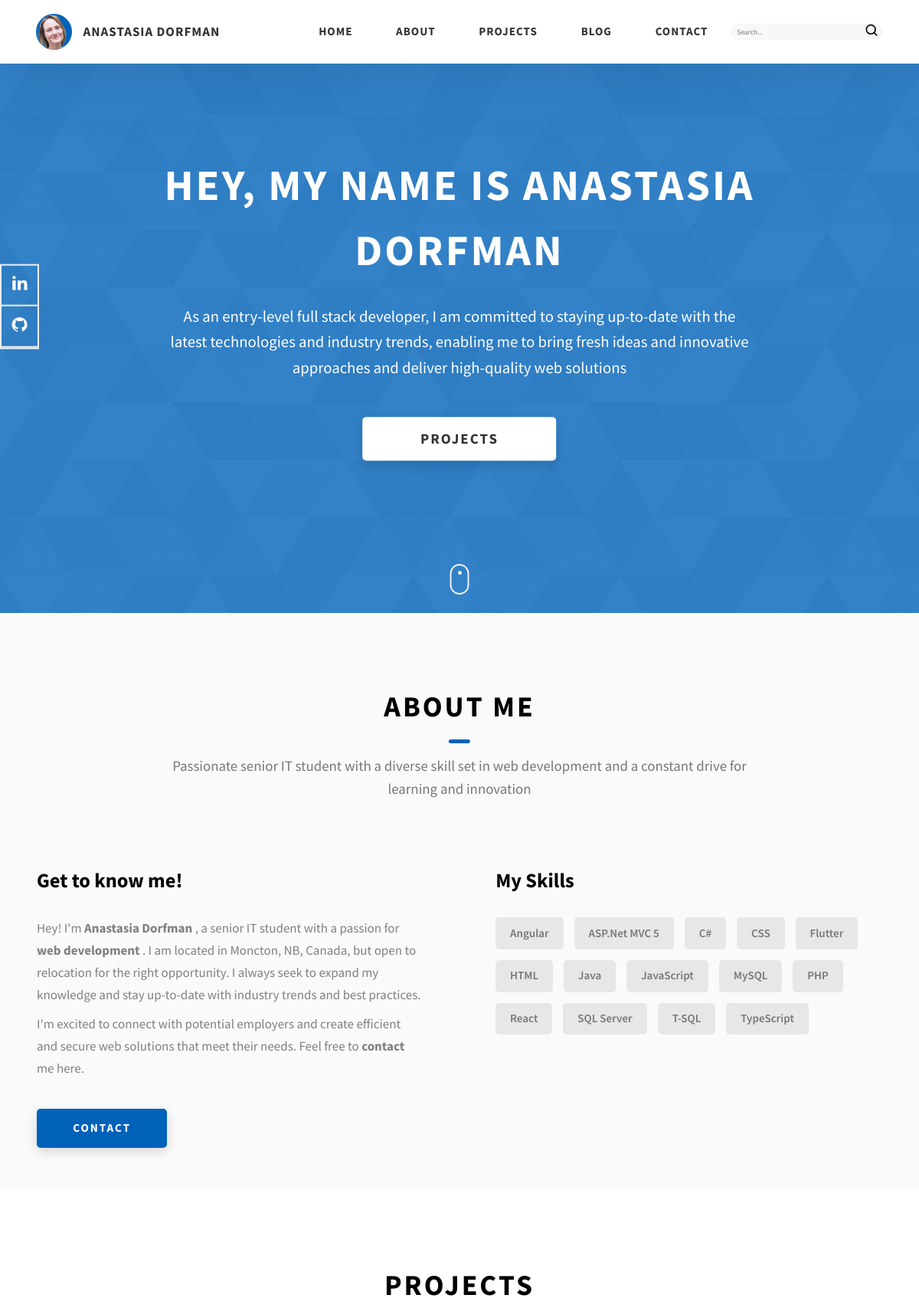
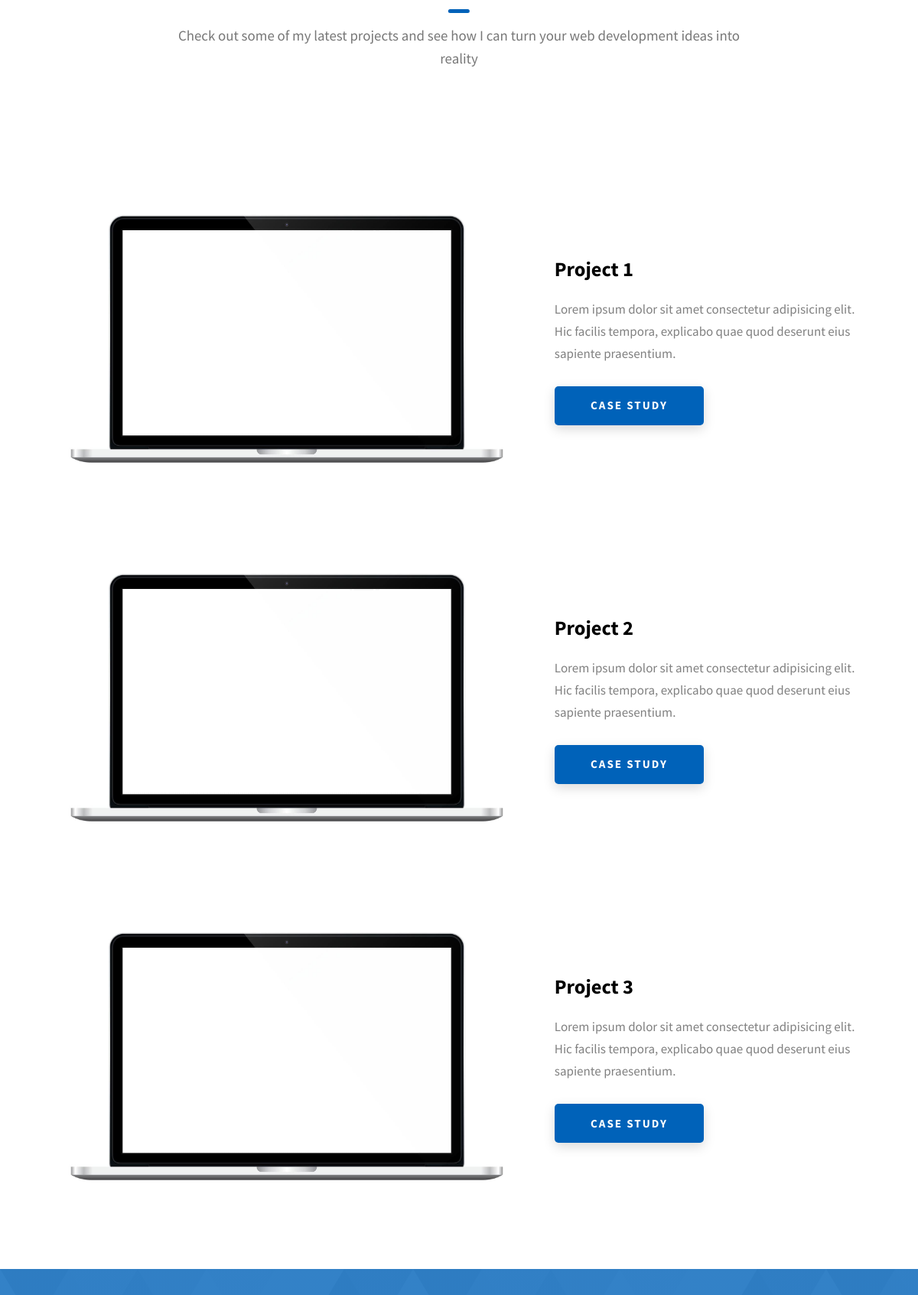
The page / (upper part) on the database its author committed (2 pictures, top to bottom).
### tables this page shows
CREATE TABLE `skills` (
  `name` varchar(255) NOT NULL,
  PRIMARY KEY (`name`)
);

### www/includes/functions.php (the view, shortened to what this page needs)
<?php
function getSkills()
{
	try {
		$con = $GLOBALS['con'];
		$sql = "SELECT * FROM skills";
		$result = $con->query($sql);
		if ($result->num_rows > 0) {
			echo '<div class="skills">';
			while ($row = $result->fetch_assoc()) {
				echo '<div class="skills__skill">'.$row['name'].'</div>';
			}
			echo '</div>';
		}
	} catch (Exception $ex) {
	}
}

### www/index.php (shortened to what this page needs)
<!DOCTYPE html>
<html lang="en">
<head>
  <link rel="stylesheet" href="includes/css/style.css" />
</head>
<body>
  <?php
  include "includes/header.php";
  include "includes/functions.php";
  ?>
  <section class="home-hero">
    <div class="home-hero__content">
      <h1 class="heading-primary">Hey, My name is Anastasia Dorfman</h1>
      <div class="home-hero__info">
        <p class="text-primary">
          As an entry-level full stack developer, I am committed to staying up-to-date with the latest technologies and industry trends,
          enabling me to bring fresh ideas and innovative approaches and deliver high-quality web solutions
        </p>
      </div>
      <div class="home-hero__cta">
        <a href="./#projects" class="btn btn--bg">Projects</a>
      </div>
    </div>
    <div class="home-hero__socials">
      <div class="home-hero__social">
        <a href="https://www.linkedin.com/in/anastasiadorfman/" class="home-hero__social-icon-link">
          <img src="./assets/icons/linkedin-ico.png" alt="icon" class="home-hero__social-icon" />
        </a>
      </div>
      <div class="home-hero__social">
        <a href="https://github.com/anastasia-dorfman" class="home-hero__social-icon-link">
          <img src="./assets/icons/github-ico.png" alt="icon" class="home-hero__social-icon" />
        </a>
      </div>
    </div>
    <div class="home-hero__mouse-scroll-cont">
      <div class="mouse"></div>
    </div>
  </section>
  <section id="about" class="about sec-pad">
    <div class="main-container">
      <h2 class="heading heading-sec heading-sec__mb-med">
        <span class="heading-sec__main">About Me</span>
        <span class="heading-sec__sub">
          Passionate senior IT student with a diverse skill set in web development and a constant drive for learning and innovation
        </span>
      </h2>
      <div class="about__content">
        <div class="about__content-main">
          <h3 class="about__content-title">Get to know me!</h3>
          <div class="about__content-details">
            <p class="about__content-details-para">
              Hey! I'm <strong>Anastasia Dorfman</strong> , a senior IT student with a passion for <strong> web development </strong>. I am
              located in Moncton, NB, Canada, but open to relocation for the right opportunity.
              I always seek to expand my knowledge and stay up-to-date with industry trends and best practices.
            </p>
            <p class="about__content-details-para">
              I'm excited to connect with potential employers and create efficient and secure web solutions that meet their needs.
              Feel free to <strong>contact</strong> me here.
            </p>
          </div>
          <a href="./#contact" class="btn btn--med btn--theme dynamicBgClr">Contact</a>
        </div>
        <div class="about__content-skills">
          <h3 class="about__content-title">My Skills</h3>
          <?php
          getSkills();
          ?>
        </div>
      </div>
    </div>
  </section>
  <section id="projects" class="projects sec-pad">
    <div class="main-container">
      <h2 class="heading heading-sec heading-sec__mb-bg">
        <span class="heading-sec__main">Projects</span>
        <span class="heading-sec__sub">
          Check out some of my latest projects and see how I can turn your web development ideas into reality
        </span>
      </h2>
      <div class="post__content">
        <div class="projects__row">
          <div class="projects__row-img-cont">
            <img src="./assets/images/project-mockup-example.jpeg" alt="Software Screenshot" class="projects__row-img" loading="lazy" />
          </div>
          <div class="projects__row-content">
            <h3 class="projects__row-content-title">Project 1</h3>
            <p class="projects__row-content-desc">
              Lorem ipsum dolor sit amet consectetur adipisicing elit. Hic facilis tempora, explicabo quae quod deserunt eius
              sapiente praesentium.
            </p>
            <a href="./project-1.php" class="btn btn--med btn--theme dynamicBgClr" target="_blank">Case Study</a>
          </div>
        </div>
        <div class="projects__row">
          <div class="projects__row-img-cont">
            <img src="./assets/images/project-mockup-example.jpeg" alt="Software Screenshot" class="projects__row-img" loading="lazy" />
          </div>
          <div class="projects__row-content">
            <h3 class="projects__row-content-title">Project 2</h3>
            <p class="projects__row-content-desc">
              Lorem ipsum dolor sit amet consectetur adipisicing elit. Hic
              facilis tempora, explicabo quae quod deserunt eius sapiente
              praesentium.
            </p>
            <a href="./project-2.php" class="btn btn--med btn--theme dynamicBgClr" target="_blank">Case Study</a>
          </div>
        </div>
        <div class="projects__row">
          <div class="projects__row-img-cont">
            <img src="./assets/images/project-mockup-example.jpeg" alt="Software Screenshot" class="projects__row-img" loading="lazy" />
          </div>
          <div class="projects__row-content">
            <h3 class="projects__row-content-title">Project 3</h3>
            <p class="projects__row-content-desc">
              Lorem ipsum dolor sit amet consectetur adipisicing elit. Hic
              facilis tempora, explicabo quae quod deserunt eius sapiente
              praesentium.
            </p>
            <a href="./project-3.php" class="btn btn--med btn--theme dynamicBgClr" target="_blank">Case Study</a>
          </div>
        </div>
      </div>
    </div>
  </section>
  <section id="contact" class="contact sec-pad dynamicBg">
  </section>
</body>
</html>

### www/includes/header.php (shortened to what this page needs)
<header class="header">
  <div class="header__content">
    <div class="header__logo-container">
      <div class="header__logo-img-cont">
        <img src="./assets/icons/anastasia-dorfman.png" alt="Ram Maheshwari Logo Image" class="header__logo-img" />
      </div>
      <span class="header__logo-sub">Anastasia Dorfman</span>
    </div>
    <div class="header__main">
      <ul class="header__links">
        <li class="header__link-wrapper">
          <a href="./index.php" class="header__link"> Home </a>
        </li>
        <li class="header__link-wrapper">
          <a href="./index.php#about" class="header__link">About </a>
        </li>
        <li class="header__link-wrapper">
          <a href="./index.php#projects" class="header__link">Projects </a>
        </li>
        <li class="header__link-wrapper">
          <a href="./blog.php" class="header__link">Blog </a>
        </li>
        <li class="header__link-wrapper">
          <a href="./index.php#contact" class="header__link"> Contact </a>
        </li>
        <div class="header__search">
        <form action="search.php" method="POST" class="header__search-box" role="search">
          <input type="search" name="q" placeholder="Search..." class="header__search-input" />
          <button type="submit" class="header__search-button" aria-label="Search">
            <img src="assets/svg/search.svg" alt="Search" class="header__search-icon" />
          </button>
        </form>
      </div>
      </ul>
    </div>
  </div>
</header>

### rows shown on the page
skills: name "Angular"
skills: name "ASP.Net MVC 5"
skills: name "C#"
skills: name "CSS"
skills: name "Flutter"
skills: name "HTML"
skills: name "Java"
skills: name "JavaScript"
skills: name "MySQL"
skills: name "PHP"
skills: name "React"
skills: name "SQL Server"
skills: name "T-SQL"
skills: name "TypeScript"
